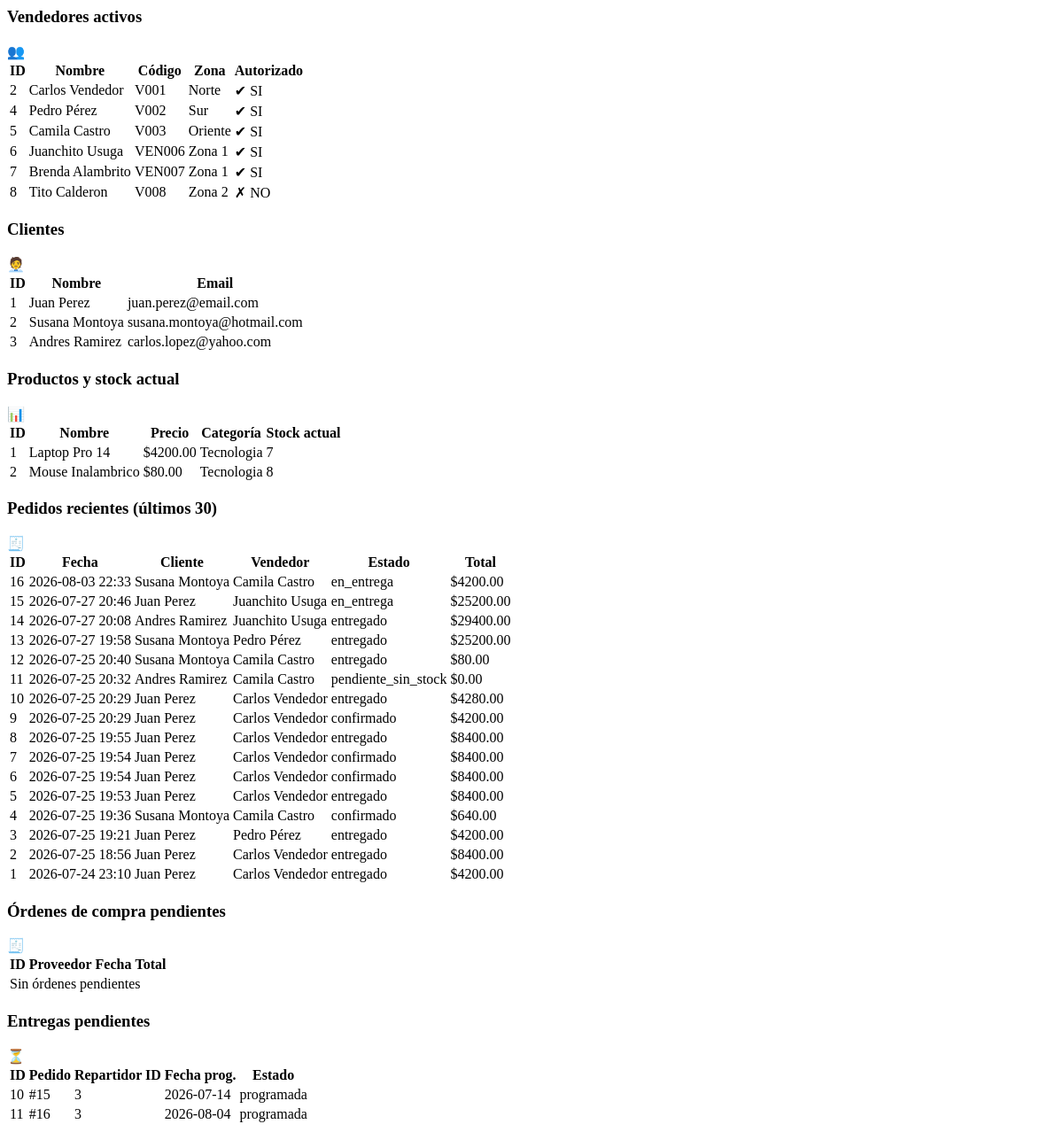
Page /_partial/consultas on the earlier database version.
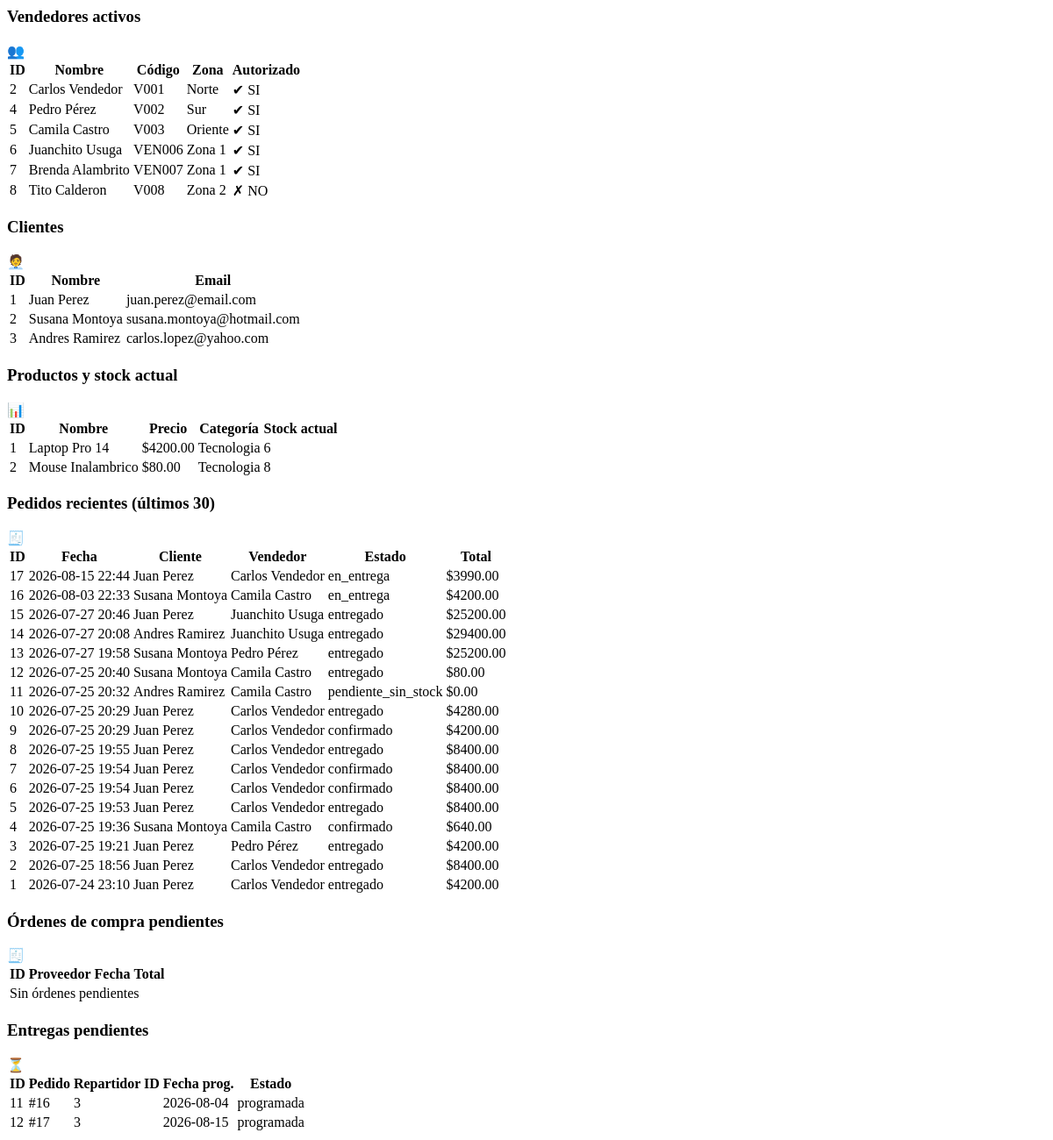
Same page on the later database version.
### tables this page shows
CREATE TABLE employees (
                id INTEGER PRIMARY KEY AUTOINCREMENT,
                nombre TEXT NOT NULL,
                email TEXT NOT NULL,
                cargo TEXT NOT NULL,
                estado TEXT NOT NULL,
                is_seller INTEGER NOT NULL DEFAULT 0,
                codigo_vendedor TEXT,
                zona TEXT
            );

CREATE TABLE clients (
                id INTEGER PRIMARY KEY AUTOINCREMENT,
                nombre TEXT NOT NULL,
                telefono TEXT NOT NULL,
                email TEXT NOT NULL,
                direccion TEXT NOT NULL
            );

CREATE TABLE products (
                id INTEGER PRIMARY KEY AUTOINCREMENT,
                nombre TEXT NOT NULL,
                descripcion TEXT NOT NULL,
                precio REAL NOT NULL,
                categoria TEXT NOT NULL,
                default_provider_id INTEGER NOT NULL,
                FOREIGN KEY (default_provider_id) REFERENCES providers(id)
            );

CREATE TABLE orders (
                id INTEGER PRIMARY KEY AUTOINCREMENT,
                cliente_id INTEGER NOT NULL,
                vendedor_id INTEGER NOT NULL,
                fecha TEXT NOT NULL,
                estado TEXT NOT NULL,
                total REAL NOT NULL,
                FOREIGN KEY (cliente_id) REFERENCES clients(id),
                FOREIGN KEY (vendedor_id) REFERENCES employees(id)
            );

CREATE TABLE deliveries (
                id INTEGER PRIMARY KEY AUTOINCREMENT,
                pedido_id INTEGER NOT NULL UNIQUE,
                repartidor_id INTEGER NOT NULL,
                fecha_programada TEXT NOT NULL,
                fecha_real TEXT,
                estado TEXT NOT NULL,
                direccion_destino TEXT NOT NULL,
                FOREIGN KEY (pedido_id) REFERENCES orders(id),
                FOREIGN KEY (repartidor_id) REFERENCES employees(id)
            );

### src_web/app.py (the view)
    @app.get('/_partial/consultas')
    def partial_consultas():
        servicios = get_servicios()
        vendedores = servicios.componentes_rrhh.listarVendedoresActivos()
        clientes = servicios.componentes_clientes.listarClientes()
        productos = servicios.componentes_catalogo.listarProductos()
        ordenes_pendientes = servicios.componentes_ordenes.listarOrdenesPendientes()
        entregas_pendientes = servicios.componentes_entregas.listarEntregasPendientes()
        stock_actual = {
            row['product_id']: row['cantidad_disponible']
            for row in servicios.db.conn.execute('SELECT product_id, cantidad_disponible FROM stock')
        }
        pedidos = list(servicios.db.conn.execute(
            """
            SELECT o.id, o.fecha, o.estado, o.total, c.nombre AS cliente, e.nombre AS vendedor
            FROM orders o
            JOIN clients c ON c.id = o.cliente_id
            JOIN employees e ON e.id = o.vendedor_id
            ORDER BY o.id DESC
            LIMIT 30
            """
        ))
        return render_template('_consultas.html',
                               vendedores=vendedores,
                               clientes=clientes,
                               productos=productos,
                               ordenes_pendientes=ordenes_pendientes,
                               entregas_pendientes=entregas_pendientes,
                               stock_actual=stock_actual,
                               pedidos=pedidos)

### src_shared/components.py (called while the page is built)
    def listarVendedoresActivos(self) -> List[sqlite3.Row]:
        return list(
            self.db.conn.execute(
                """
                SELECT e.id, e.nombre, e.codigo_vendedor, e.zona,
                       COALESCE(sa.activa, 0) AS autorizado
                FROM employees e
                LEFT JOIN seller_authorizations sa ON sa.seller_id = e.id
                WHERE e.is_seller = 1 AND e.estado = 'activo'
                ORDER BY e.id
                """
            )
        )

    def listarProductos(self) -> List[sqlite3.Row]:
        return list(self.db.conn.execute("SELECT * FROM products ORDER BY id"))

    def listarClientes(self) -> List[sqlite3.Row]:
        return list(self.db.conn.execute("SELECT * FROM clients ORDER BY id"))

    def listarOrdenesPendientes(self) -> List[sqlite3.Row]:
        return list(
            self.db.conn.execute(
                """
                SELECT po.id, p.nombre AS proveedor, po.fecha, po.total
                FROM purchase_orders po
                JOIN providers p ON p.id = po.proveedor_id
                WHERE po.estado = 'pendiente'
                ORDER BY po.id
                """
            )
        )

### src_web/templates/_consultas.html (shortened to what the changed rows need)
<section id="tab-consultas" class="tab-panel">
    <div class="split">
        <div class="card">
            <div class="table-wrap">
                <table class="data-table">
                    <thead>
                        <tr>
                            <th>ID</th>
                            <th>Nombre</th>
                            <th>Código</th>
                            <th>Zona</th>
                            <th>Autorizado</th>
                        </tr>
                    </thead>
                    <tbody>
                        {% for v in vendedores %}
                        <tr>
                            <td>{{ v.id }}</td>
                            <td>{{ v.nombre }}</td>
                            <td>{{ v.codigo_vendedor }}</td>
                            <td>{{ v.zona }}</td>
                            <td>
                                <span class="status-chip {{ 'status-ok' if v.autorizado == 1 else 'status-off' }}">
                                    {{ "✔ SI" if v.autorizado == 1 else "✗ NO" }}
                                </span>
                            </td>
                        </tr>
                        {% endfor %}
                    </tbody>
                </table>
            </div>
        </div>
        <div class="card">
            <div class="table-wrap">
                <table class="data-table">
                    <thead>
                        <tr>
                            <th>ID</th>
                            <th>Nombre</th>
                            <th>Email</th>
                        </tr>
                    </thead>
                    <tbody>
                        {% for c in clientes %}
                        <tr>
                            <td>{{ c.id }}</td>
                            <td>{{ c.nombre }}</td>
                            <td>{{ c.email }}</td>
                        </tr>
                        {% endfor %}
                    </tbody>
                </table>
            </div>
        </div>
    </div>
    <div class="card">
        <div class="table-wrap">
            <table class="data-table">
                <thead>
                    <tr>
                        <th>ID</th>
                        <th>Nombre</th>
                        <th>Precio</th>
                        <th>Categoría</th>
                        <th>Stock actual</th>
                    </tr>
                </thead>
                <tbody>
                    {% for p in productos %}
                    <tr>
                        <td>{{ p.id }}</td>
                        <td>{{ p.nombre }}</td>
                        <td>${{ "%.2f"|format(p.precio) }}</td>
                        <td>{{ p.categoria }}</td>
                        <td>{{ stock_actual.get(p.id, 0) }}</td>
                    </tr>
                    {% endfor %}
                </tbody>
            </table>
        </div>
    </div>
    <div class="card">
        <div class="table-wrap">
            <table class="data-table">
                <thead>
                    <tr>
                        <th>ID</th>
                        <th>Fecha</th>
                        <th>Cliente</th>
                        <th>Vendedor</th>
                        <th>Estado</th>
                        <th>Total</th>
                    </tr>
                </thead>
                <tbody>
                    {% for p in pedidos %}
                    <tr>
                        <td>{{ p.id }}</td>
                        <td>{{ p.fecha[:16] }}</td>
                        <td>{{ p.cliente }}</td>
                        <td>{{ p.vendedor }}</td>
                        <td>{{ p.estado }}</td>
                        <td>${{ "%.2f"|format(p.total) }}</td>
                    </tr>
                    {% endfor %}
                </tbody>
            </table>
        </div>
    </div>
    <div class="split">
        <div class="card">
            <div class="table-wrap">
                <table class="data-table">
                    <thead>
                        <tr>
                            <th>ID</th>
                            <th>Proveedor</th>
                            <th>Fecha</th>
                            <th>Total</th>
                        </tr>
                    </thead>
                </table>
            </div>
        </div>
        <div class="card">
            <div class="table-wrap">
                <table class="data-table">
                    <thead>
                        <tr>
                            <th>ID</th>
                            <th>Pedido</th>
                            <th>Repartidor ID</th>
                            <th>Fecha prog.</th>
                            <th>Estado</th>
                        </tr>
                    </thead>
                    <tbody>
                        {% for e in entregas_pendientes %}
                        <tr>
                            <td>{{ e.id }}</td>
                            <td>#{{ e.pedido_id }}</td>
                            <td>{{ e.repartidor_id }}</td>
                            <td>{{ e.fecha_programada }}</td>
                            <td>{{ e.estado }}</td>
                        </tr>
                        {% endfor %}
                    </tbody>
                </table>
            </div>
        </div>
    </div>
</section>

Differences in the rows shown:
no longer on this page (row edited): deliveries: id "10", pedido_id "15", repartidor_id "3", fecha_programada "2026-07-14", estado "programada"
computed for products "Laptop Pro 14": get "7" → "6"
added orders: id "17", fecha "2026-08-15 22:44", cliente "Juan Perez", vendedor "Carlos Vendedor", estado "en_entrega", total "3990.00"
changed orders id 15: estado "en_entrega" → "entregado"
added deliveries: id "12", pedido_id "17", repartidor_id "3", fecha_programada "2026-08-15", estado "programada"
